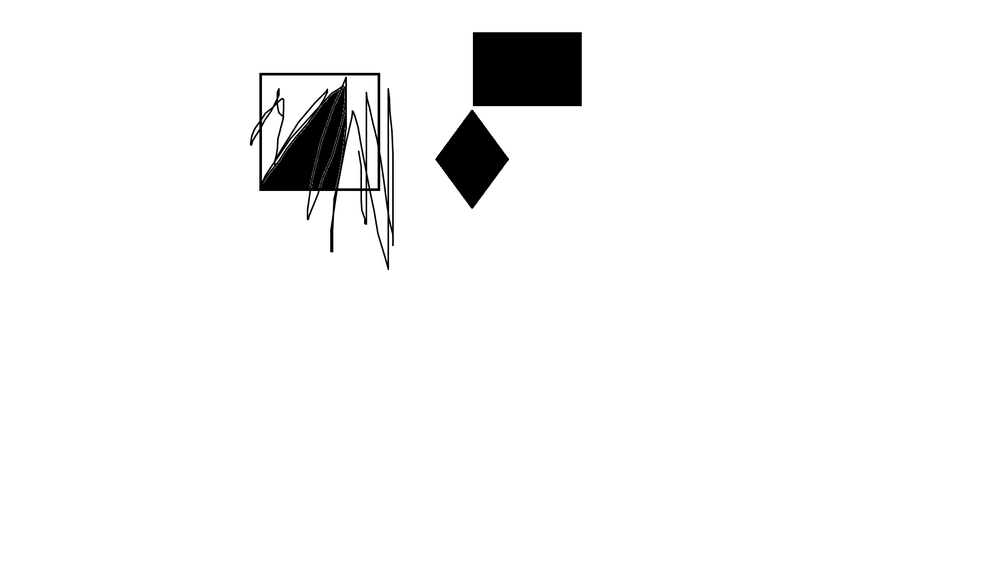
#> input picture eyeblack/black.png, 1000 x 562 px, shrunk from 1920 x 1080 before the run, given in place of the camera
$ python black-track.py
#> lines starting #> are read from the running program, lines starting #| are printed output that depends on the picture; after the words box and inside, x2 and y2 are one past the last pixel; in counts of white or black regions, pixels touching at a corner belong together
import cv2
import numpy as np

# 默认摄像头为零
cap = cv2.VideoCapture(0)


while cap.isOpened :
    success,image=cap.read()
#> image is the input picture: shape (562, 1000, 3); min 0, max 255, mean 245.9
    image_H = cv2.cvtColor(image, cv2.COLOR_BGR2RGB)
    lowerColor = np.array([0, 0, 0])
    upperColor = np.array([180, 255, 46])
    binary = cv2.inRange(image_H, lowerColor, upperColor)
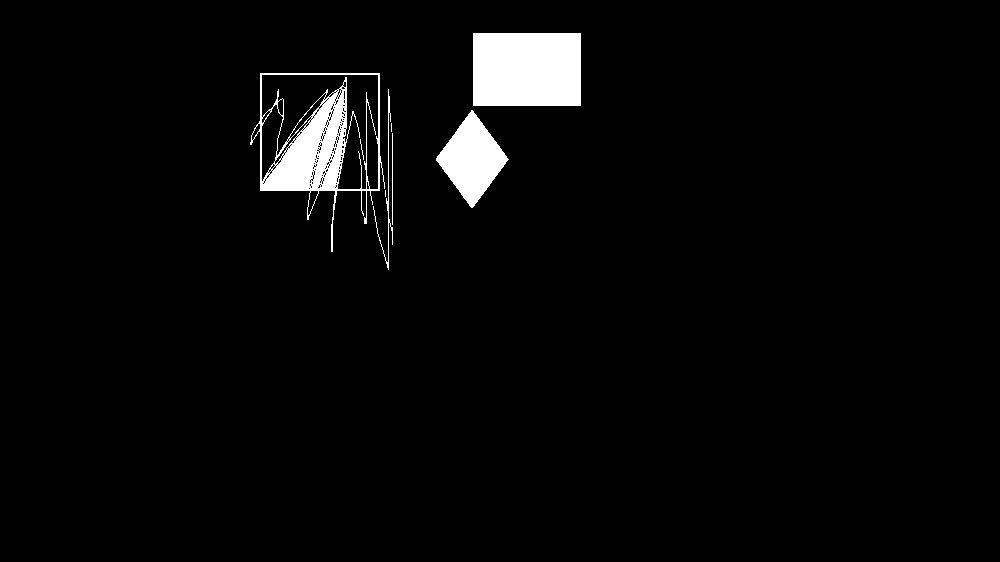
#> binary: shape (562, 1000); 3.3% white; 8 white regions (2 under 20 px), largest, box (x1, y1, x2, y2) and area: (473, 33, 581, 106) 7884, (250, 73, 385, 252) 6430, (436, 110, 509, 208) 3656, (373, 89, 393, 270) 318, (392, 133, 393, 225) 92, (360, 139, 364, 160) 21
    median = cv2.medianBlur(binary, 9)# 提取黑色部分（指定区域变黑，其他变黑）
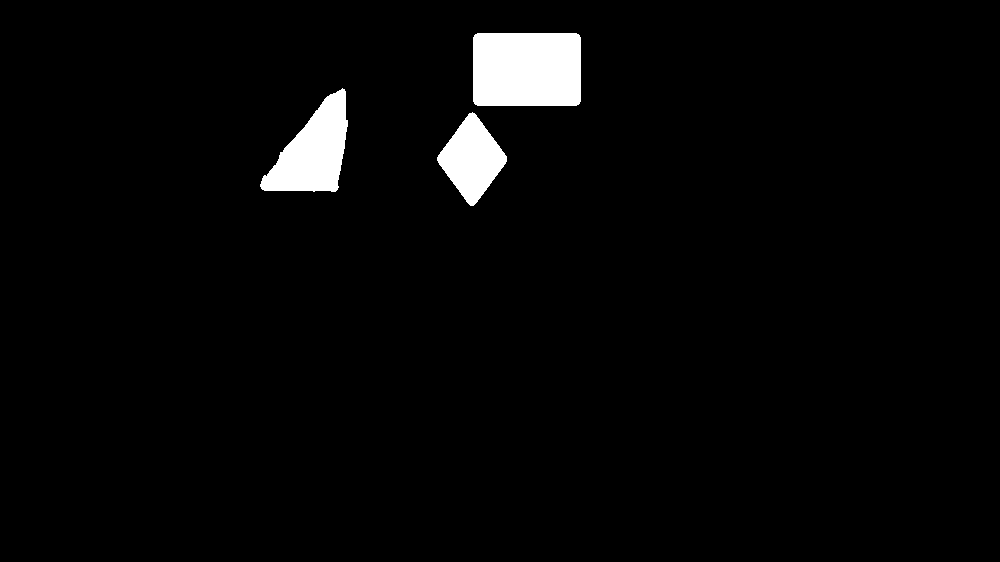
#> median: shape (562, 1000); 3% white; 3 white regions, box (x1, y1, x2, y2) and area: (473, 33, 581, 106) 7852, (260, 88, 348, 192) 5120, (437, 112, 507, 206) 3631

    cv2.imshow('Mediapipe Holistic', median)

    if cv2.waitKey(5) == ord('q'):
#> (key q is pressed here)
        break
# # 2、输出白色色块的二值图并显示
# # 转化为HSV进行处理
# HSV = cv2.cvtColor(img, cv2.COLOR_BGR2HSV)
# lowerColor = np.array([0, 0, 211])
# upperColor = np.array([180, 30, 255])

# # 提取白色部分（指定区域变白，其他变黑）
# binary = cv2.inRange(HSV, lowerColor, upperColor)

# # 运用中值滤波去除噪声
# median = cv2.medianBlur(binary, 9)
#
# # 显示二值图
# cv2_show('median', median)
#
# # 3、得到轮廓,并在原图输出
# contours, hierachy = cv2.findContours(median, cv2.RETR_EXTERNAL, cv2.CHAIN_APPROX_NONE)
# res = cv2.drawContours(img, contours, -1, (0, 0, 255), 4)
# cv_show('res', res)
#
# # 4、原图白色中心点
# L = len(contours)  # contours轮廓数据是数组，因此用len()测数组长度，为了循环画点使用
# print("coordinate:")
# for i in range(L):
#     cnt = contours[i]  # cnt表示第i个白色快的轮廓信息
# (x, y), radius = cv2.minEnclosingCircle(cnt)  # 得到白色块外接圆的圆心坐标和半径
# center = (int(x), int(y))  # 画center圆心时。x,y必须是整数
#
# # 标出中心点
# img2 = cv2.circle(img, center, 3, (0, 0, 255), 5)  # 传入圆心信息，并画在原图上
#
# print(center)  # 输出各个中心点
#
# # 显示有中心点的图像
# cv2_show("img2", img2)  # 展示花了中心点的魔方图

$ run again, on eyeblack/模型调节.png
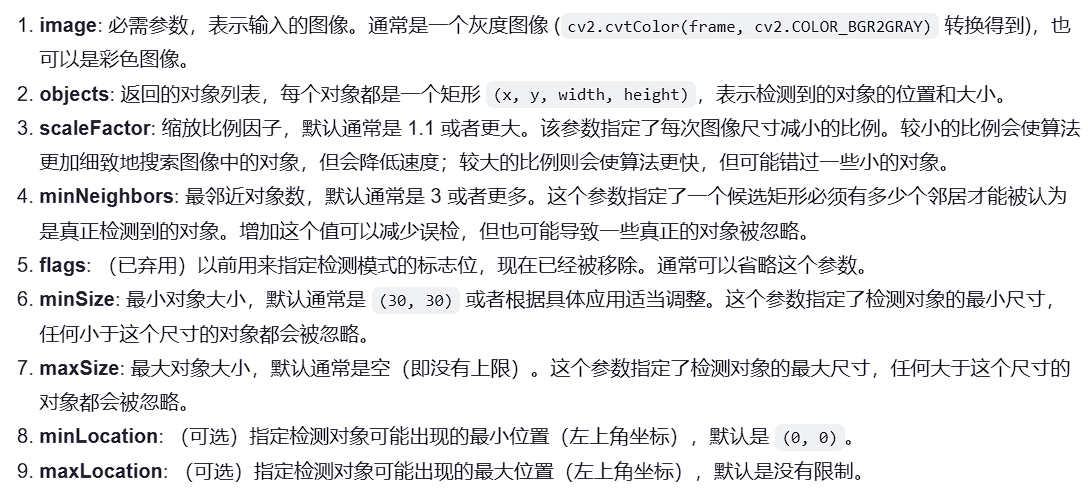
#> input picture eyeblack/模型调节.png, 1088 x 491 px, given in place of the camera
#> image is the input picture: shape (491, 1088, 3); mean B, G, R 234, 232.8, 232.8
#> `binary = cv2.inRange(image_H, lowerColor, upperColor)`:
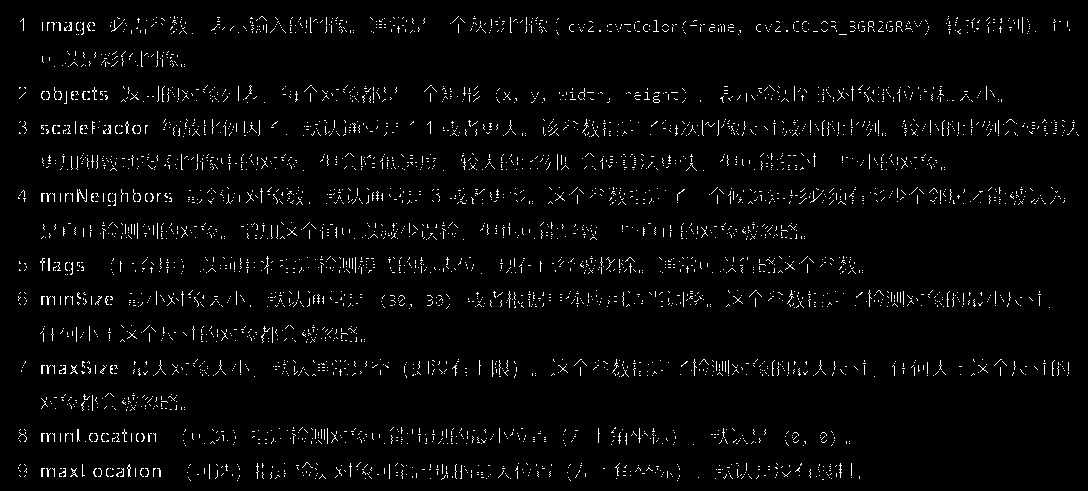
#> binary: shape (491, 1088); 2.7% white in thin lines or dots
#> median: shape (491, 1088); every value is 0
